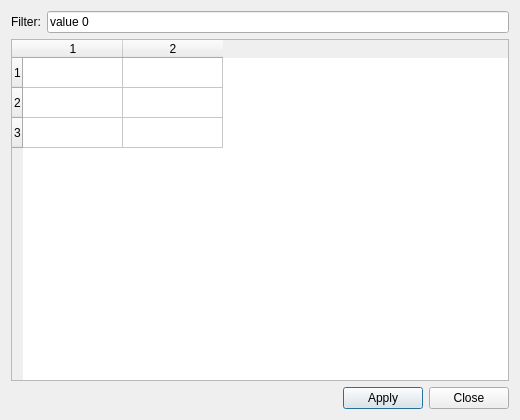
<?xml version="1.0" encoding="UTF-8"?>
<ui version="4.0"><class>Dialog</class><widget class="QDialog" name="Dialog"><property name="geometry"><rect><x>0</x><y>0</y><width>520</width><height>420</height></rect></property><property name="windowTitle"><string>Table form 0</string></property><layout class="QVBoxLayout" name="verticalLayout"><property name="leftMargin"><number>11</number></property><property name="topMargin"><number>11</number></property><property name="rightMargin"><number>11</number></property><property name="bottomMargin"><number>11</number></property><property name="spacing"><number>6</number></property><item><layout class="QHBoxLayout" name="rowLayout"><property name="leftMargin"><number>0</number></property><property name="topMargin"><number>0</number></property><property name="rightMargin"><number>0</number></property><property name="bottomMargin"><number>0</number></property><property name="spacing"><number>6</number></property><item><widget class="QLabel" name="label"><property name="text"><string>Filter:</string></property></widget></item><item><widget class="QLineEdit" name="lineEdit"><property name="text"><string>value 0</string></property></widget></item></layout></item><item><widget class="QTableWidget" name="table"><property name="rowCount"><number>3</number></property><property name="columnCount"><number>2</number></property></widget></item><item><layout class="QHBoxLayout" name="buttons"><property name="leftMargin"><number>0</number></property><property name="topMargin"><number>0</number></property><property name="rightMargin"><number>0</number></property><property name="bottomMargin"><number>0</number></property><property name="spacing"><number>6</number></property><item><spacer name="horizontalSpacer"><property name="orientation"><enum>Qt::Orientation::Horizontal</enum></property><property name="sizeHint" stdset="0"><size><width>40</width><height>20</height></size></property></spacer></item><item><widget class="QPushButton" name="apply"><property name="text"><string>Apply</string></property></widget></item><item><widget class="QPushButton" name="close"><property name="text"><string>Close</string></property></widget></item></layout></item></layout></widget></ui>
